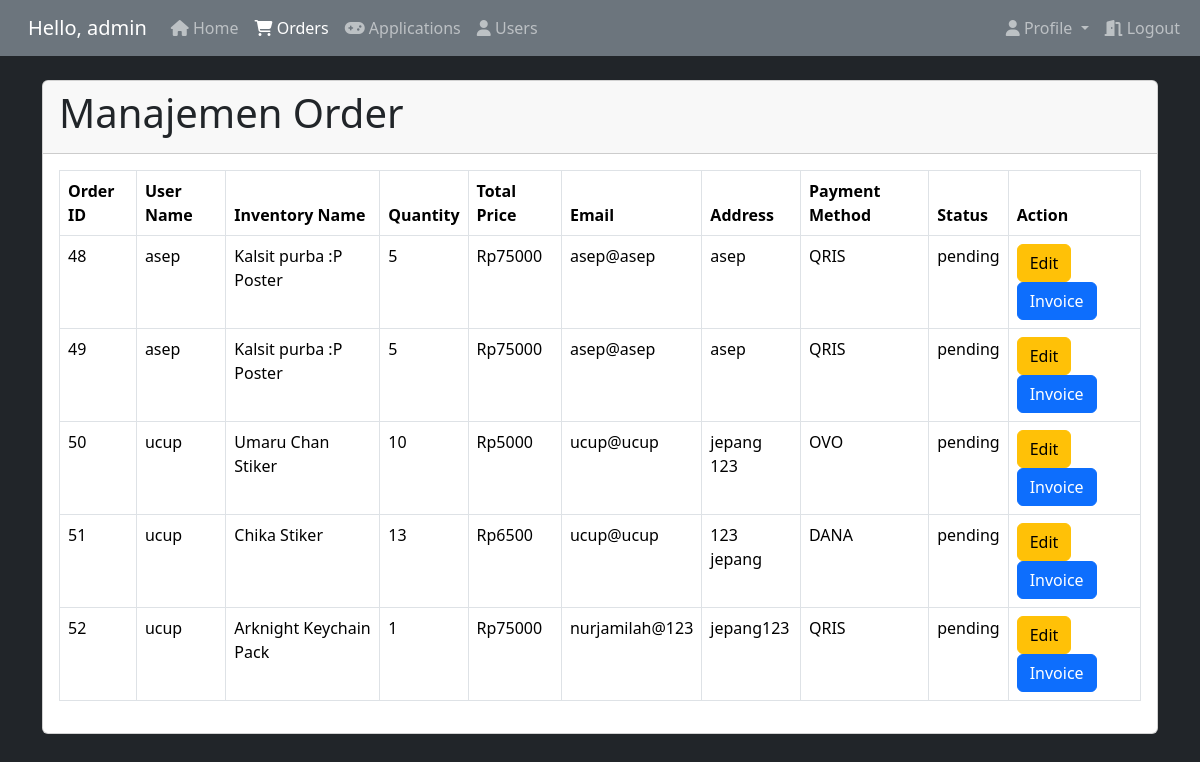
/admin/order.php (signed in), run on an earlier commit of the app's database.
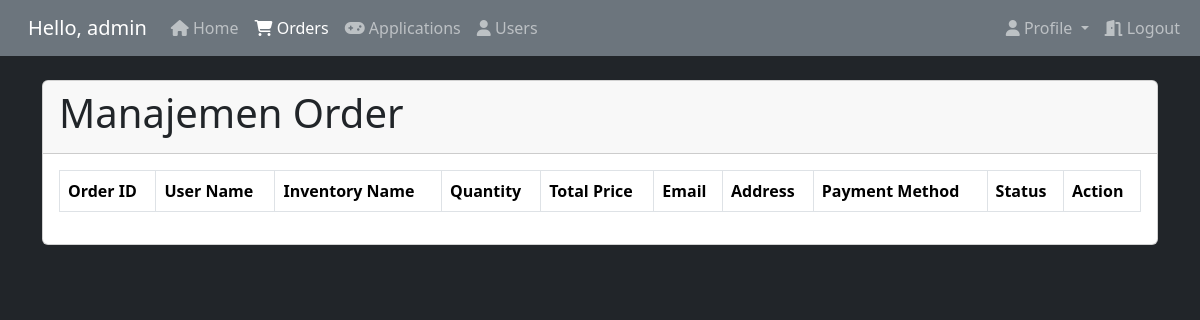
And on a later commit of the database.
### tables this page shows
CREATE TABLE `orders` (
  `id` int NOT NULL,
  `user_id` int NOT NULL,
  `inventory_id` int NOT NULL,
  `quantity` int NOT NULL,
  `total_price` decimal(10,0) NOT NULL,
  `order_date` timestamp NULL DEFAULT CURRENT_TIMESTAMP,
  `paymentMethod` varchar(50) NOT NULL,
  `name` varchar(255) NOT NULL,
  `email` varchar(255) NOT NULL,
  `address` varchar(255) NOT NULL,
  `status` varchar(255) NOT NULL
);

CREATE TABLE `user` (
  `id` int NOT NULL,
  `username` varchar(255) NOT NULL,
  `password` varchar(255) NOT NULL,
  `email` varchar(100) NOT NULL,
  `role` varchar(10) DEFAULT NULL,
  `created_at` timestamp NULL DEFAULT CURRENT_TIMESTAMP,
  `updated_at` timestamp NULL DEFAULT CURRENT_TIMESTAMP ON UPDATE CURRENT_TIMESTAMP
);

CREATE TABLE `inventory` (
  `id` int NOT NULL,
  `nama` varchar(100) NOT NULL,
  `kuantitas` int NOT NULL,
  `harga` decimal(10,0) NOT NULL,
  `gambar` varchar(255) NOT NULL,
  `kategori_id` int DEFAULT NULL,
  `created_at` timestamp NULL DEFAULT CURRENT_TIMESTAMP,
  `updated_at` timestamp NULL DEFAULT CURRENT_TIMESTAMP ON UPDATE CURRENT_TIMESTAMP
);

### app/controller/OrderController.php (called while the page is built, shortened)
<?php
class OrderController{
    private $conn;
    public function __construct($conn){
        $this->conn = $conn;
    }
    public function getAllOrders(){
        $sql = "SELECT orders.*, user.username as user_name, inventory.nama as inventory_name, orders.email
                FROM orders
                JOIN user ON orders.user_id = user.id
                JOIN inventory ON orders.inventory_id = inventory.id";
        $stmt = $this->conn->prepare($sql);
        $stmt->execute();
        return $stmt->get_result();
    }
}

### admin/order.php (the view, shortened to what this page needs)
<?php
require '../app/controller/OrderController.php';
require '../layout/admin/header.php';
$controller = new OrderController($conn);
$orders = $controller->getAllOrders();
?>
<div class="container mt-4">
    <div class="card">
        <div class="card-header">
            <h1>Manajemen Order</h1>
        </div>
        <div class="card-body">
            <table class="table table-bordered">
                <thead>
                    <tr>
                        <th>Order ID</th>
                        <th>User Name</th>
                        <th>Inventory Name</th>
                        <th>Quantity</th>
                        <th>Total Price</th>
                        <th>Email</th>
                        <th>Address</th>
                        <th>Payment Method</th>
                        <th>Status</th>
                        <th>Action</th>
                    </tr>
                </thead>
                <tbody>
                    <?php
                    foreach ($orders as $order) {
                        ?>
                        <tr>
                            <td><?php echo $order['id']; ?></td>
                            <td><?php echo $order['user_name']; ?></td>
                            <td><?php echo $order['inventory_name']; ?></td>
                            <td><?php echo $order['quantity']; ?></td>
                            <td>Rp<?php echo $order['total_price']; ?></td>
                            <td><?php echo $order['email']; ?></td>
                            <td><?php echo $order['address']; ?></td>
                            <td><?php echo $order['paymentMethod']; ?></td>
                            <td><?php echo $order['status']; ?></td>
                            <td>
                                <a href="edit_order.php?id=<?php echo $order['id']; ?>" class="btn btn-warning">Edit</a>
                                <a href="invoice.php?id=<?php echo $order['id']; ?>" class="btn btn-primary">Invoice</a>
                        </tr>
                        <?php
                    }
                    ?>
                </tbody>
            </table>
        </div>
    </div>
</div>

### layout/admin/header.php (shortened to what this page needs)
<!DOCTYPE html>
<html lang="en">
<head>
    <link href="https://cdn.jsdelivr.net/npm/bootstrap@5.3.3/dist/css/bootstrap.min.css" rel="stylesheet"
>
    <link rel="stylesheet" href="https://cdnjs.cloudflare.com/ajax/libs/font-awesome/6.5.2/css/all.min.css"
 />
</head>
<body class="bg-dark text-white">
    <nav class="navbar navbar-expand-lg navbar-dark bg-secondary">
        <div class="container-fluid">
            <a class="navbar-brand mx-3" href="#">Hello, <?php echo $_SESSION['username']; ?></a>
            <div class="collapse navbar-collapse" id="navbarNav">
                <ul class="navbar-nav me-auto mb-2 mb-lg-0">
                    <?php
                    $current_page = basename($_SERVER['PHP_SELF'], ".php");
                    ?>
                    <li class="nav-item">
                        <a class="nav-link <?php echo ($current_page == 'dashboard') ? 'active' : ''; ?>" aria-current="page" href="dashboard.php">
                            <i class="fa fa-home"></i> Home
                        </a>
                    </li>
                    <li class="nav-item">
                        <a class="nav-link <?php echo ($current_page == 'order') ? 'active' : ''; ?>" href="../admin/order.php">
                            <i class="fa fa-cart-shopping"></i> Orders
                        </a>
                    </li>
                    <li class="nav-item">
                        <a class="nav-link <?php echo ($current_page == 'inventory') ? 'active' : ''; ?>" href="../admin/inventory.php">
                            <i class="fa fa-gamepad"></i> Applications
                        </a>
                    </li>
                    <li class="nav-item">
                        <a class="nav-link <?php echo ($current_page == 'users') ? 'active' : ''; ?>" href="../admin/users.php">
                            <i class="fa fa-user"></i> Users
                        </a>
                    </li>
                </ul>
                <ul class="navbar-nav ms-auto">
                    <li class="nav-item dropdown">
                        <a class="nav-link dropdown-toggle <?php echo ($current_page == 'profile') ? 'active' : ''; ?>" href="#" id="navbarDropdown" role="button"
                            data-bs-toggle="dropdown" aria-haspopup="true" aria-expanded="false">
                            <i class="fa fa-user"></i> Profile
                        </a>
                    </li>
                    <li class="nav-item">
                        <a class="nav-link <?php echo ($current_page == 'logout') ? 'active' : ''; ?>" href="../../logout.php"><i class="fa fa-door-open"></i> Logout
                        </a>
                    </li>
                </ul>
            </div>
        </div>
    </nav>
</body>
</html>

What changed in the data, as far as the page shows it:
removed orders: id "48", user.username "asep", inventory.nama "Kalsit purba :P Poster", quantity "5", total_price "75000", email "asep@asep", address "asep", paymentMethod "QRIS", status "pending"
removed orders: id "49", user.username "asep", inventory.nama "Kalsit purba :P Poster", quantity "5", total_price "75000", email "asep@asep", address "asep", paymentMethod "QRIS", status "pending"
removed orders: id "50", user.username "ucup", inventory.nama "Umaru Chan Stiker", quantity "10", total_price "5000", email "ucup@ucup", address "jepang 123", paymentMethod "OVO", status "pending"
removed orders: id "51", user.username "ucup", inventory.nama "Chika Stiker", quantity "13", total_price "6500", email "ucup@ucup", address "123 jepang", paymentMethod "DANA", status "pending"
removed orders: id "52", user.username "ucup", inventory.nama "Arknight Keychain Pack", quantity "1", total_price "75000", email "nurjamilah@123", address "jepang123", paymentMethod "QRIS", status "pending"
